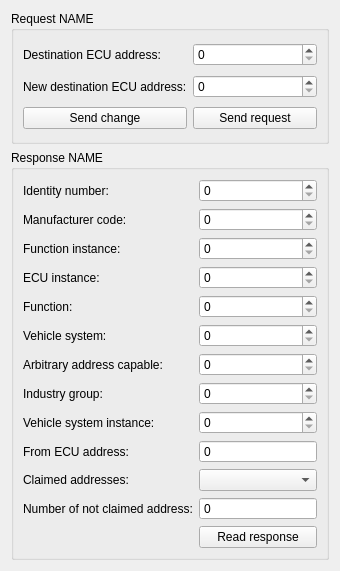
<?xml version="1.0" encoding="UTF-8"?>
<ui version="4.0">
 <class>SaeJ1939NameWindow</class>
 <widget class="QWidget" name="SaeJ1939NameWindow">
  <property name="geometry">
   <rect>
    <x>0</x>
    <y>0</y>
    <width>340</width>
    <height>571</height>
   </rect>
  </property>
  <property name="sizePolicy">
   <sizepolicy hsizetype="Preferred" vsizetype="Preferred">
    <horstretch>0</horstretch>
    <verstretch>0</verstretch>
   </sizepolicy>
  </property>
  <property name="minimumSize">
   <size>
    <width>340</width>
    <height>571</height>
   </size>
  </property>
  <property name="maximumSize">
   <size>
    <width>340</width>
    <height>571</height>
   </size>
  </property>
  <property name="windowTitle">
   <string>Form</string>
  </property>
  <layout class="QGridLayout" name="gridLayout_4">
   <item row="0" column="0">
    <widget class="QGroupBox" name="groupBox_2">
     <property name="title">
      <string>Request NAME</string>
     </property>
     <layout class="QGridLayout" name="gridLayout">
      <item row="0" column="0">
       <widget class="QLabel" name="label">
        <property name="text">
         <string>Destination ECU address:</string>
        </property>
       </widget>
      </item>
      <item row="2" column="1">
       <widget class="QPushButton" name="sendRequestPushButton">
        <property name="text">
         <string>Send request</string>
        </property>
       </widget>
      </item>
      <item row="0" column="1">
       <widget class="QSpinBox" name="destinationEcuAddressSpinBox">
        <property name="maximum">
         <number>255</number>
        </property>
       </widget>
      </item>
      <item row="1" column="0">
       <widget class="QLabel" name="label_13">
        <property name="text">
         <string>New destination ECU address:</string>
        </property>
       </widget>
      </item>
      <item row="1" column="1">
       <widget class="QSpinBox" name="newDestinationEcuAddressSpinBox">
        <property name="maximum">
         <number>253</number>
        </property>
       </widget>
      </item>
      <item row="2" column="0">
       <widget class="QPushButton" name="sendChangePushButton">
        <property name="text">
         <string>Send change</string>
        </property>
       </widget>
      </item>
     </layout>
    </widget>
   </item>
   <item row="2" column="0">
    <widget class="QGroupBox" name="groupBox">
     <property name="title">
      <string>Response NAME</string>
     </property>
     <layout class="QGridLayout" name="gridLayout_2">
      <item row="7" column="1">
       <widget class="QSpinBox" name="industryGroupSpinBox">
        <property name="maximum">
         <number>7</number>
        </property>
       </widget>
      </item>
      <item row="10" column="1">
       <widget class="QComboBox" name="claimedAddressesComboBox">
        <property name="maxVisibleItems">
         <number>255</number>
        </property>
       </widget>
      </item>
      <item row="3" column="1">
       <widget class="QSpinBox" name="ecuInstanceSpinBox">
        <property name="maximum">
         <number>7</number>
        </property>
       </widget>
      </item>
      <item row="4" column="1">
       <widget class="QSpinBox" name="functionSpinBox">
        <property name="maximum">
         <number>255</number>
        </property>
       </widget>
      </item>
      <item row="12" column="1">
       <widget class="QPushButton" name="readResponsePushButton">
        <property name="text">
         <string>Read response</string>
        </property>
       </widget>
      </item>
      <item row="1" column="1">
       <widget class="QSpinBox" name="manufacturerCodeSpinBox">
        <property name="buttonSymbols">
         <enum>QAbstractSpinBox::UpDownArrows</enum>
        </property>
        <property name="maximum">
         <number>2047</number>
        </property>
       </widget>
      </item>
      <item row="0" column="1">
       <widget class="QSpinBox" name="identityNumberSpinBox">
        <property name="buttonSymbols">
         <enum>QAbstractSpinBox::UpDownArrows</enum>
        </property>
        <property name="maximum">
         <number>2097151</number>
        </property>
       </widget>
      </item>
      <item row="1" column="0">
       <widget class="QLabel" name="label_3">
        <property name="text">
         <string>Manufacturer code:</string>
        </property>
       </widget>
      </item>
      <item row="9" column="0">
       <widget class="QLabel" name="label_11">
        <property name="text">
         <string>From ECU address:</string>
        </property>
       </widget>
      </item>
      <item row="10" column="0">
       <widget class="QLabel" name="label_14">
        <property name="text">
         <string>Claimed addresses:</string>
        </property>
       </widget>
      </item>
      <item row="0" column="0">
       <widget class="QLabel" name="label_2">
        <property name="text">
         <string>Identity number:</string>
        </property>
       </widget>
      </item>
      <item row="11" column="1">
       <widget class="QSpinBox" name="numberOfNotClaimedAddressSpinBox">
        <property name="readOnly">
         <bool>true</bool>
        </property>
        <property name="buttonSymbols">
         <enum>QAbstractSpinBox::NoButtons</enum>
        </property>
        <property name="maximum">
         <number>255</number>
        </property>
       </widget>
      </item>
      <item row="7" column="0">
       <widget class="QLabel" name="label_9">
        <property name="text">
         <string>Industry group:</string>
        </property>
       </widget>
      </item>
      <item row="2" column="1">
       <widget class="QSpinBox" name="functionInstanceSpinBox">
        <property name="buttonSymbols">
         <enum>QAbstractSpinBox::UpDownArrows</enum>
        </property>
        <property name="maximum">
         <number>31</number>
        </property>
       </widget>
      </item>
      <item row="8" column="0">
       <widget class="QLabel" name="label_10">
        <property name="text">
         <string>Vehicle system instance:</string>
        </property>
       </widget>
      </item>
      <item row="8" column="1">
       <widget class="QSpinBox" name="vehicleSystemInstanceSpinBox">
        <property name="maximum">
         <number>15</number>
        </property>
       </widget>
      </item>
      <item row="6" column="1">
       <widget class="QSpinBox" name="arbitraryAddressCapableSpinBox">
        <property name="maximum">
         <number>1</number>
        </property>
       </widget>
      </item>
      <item row="9" column="1">
       <widget class="QSpinBox" name="fromEcuAddressSpinBox">
        <property name="readOnly">
         <bool>true</bool>
        </property>
        <property name="buttonSymbols">
         <enum>QAbstractSpinBox::NoButtons</enum>
        </property>
        <property name="maximum">
         <number>255</number>
        </property>
       </widget>
      </item>
      <item row="5" column="0">
       <widget class="QLabel" name="label_7">
        <property name="text">
         <string>Vehicle system:</string>
        </property>
       </widget>
      </item>
      <item row="4" column="0">
       <widget class="QLabel" name="label_6">
        <property name="text">
         <string>Function:</string>
        </property>
       </widget>
      </item>
      <item row="11" column="0">
       <widget class="QLabel" name="label_15">
        <property name="text">
         <string>Number of not claimed address:</string>
        </property>
       </widget>
      </item>
      <item row="2" column="0">
       <widget class="QLabel" name="label_4">
        <property name="text">
         <string>Function instance:</string>
        </property>
       </widget>
      </item>
      <item row="5" column="1">
       <widget class="QSpinBox" name="vehicleSystemSpinBox">
        <property name="maximum">
         <number>127</number>
        </property>
       </widget>
      </item>
      <item row="6" column="0">
       <widget class="QLabel" name="label_8">
        <property name="text">
         <string>Arbitrary address capable:</string>
        </property>
       </widget>
      </item>
      <item row="3" column="0">
       <widget class="QLabel" name="label_5">
        <property name="text">
         <string>ECU instance:</string>
        </property>
       </widget>
      </item>
     </layout>
    </widget>
   </item>
  </layout>
 </widget>
 <resources/>
 <connections/>
</ui>
